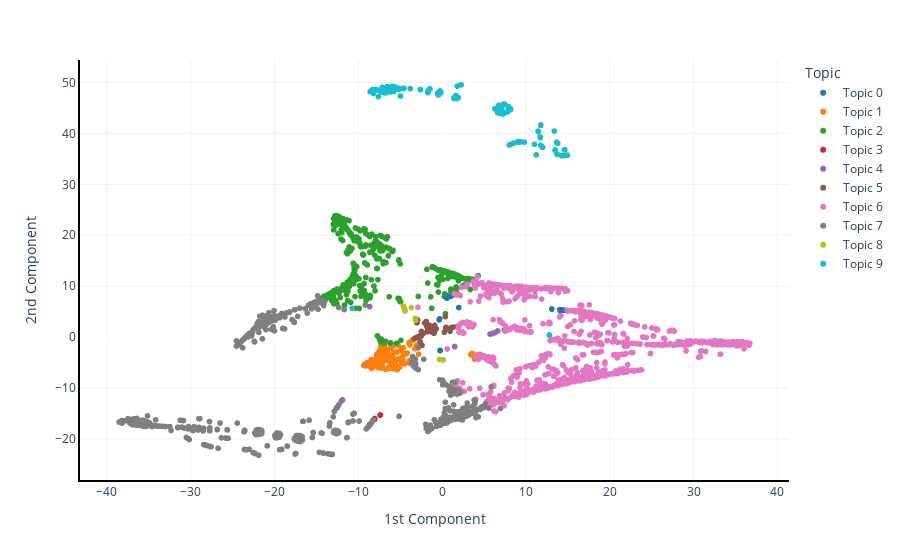

Notebook code for this chart:
### Code cell
tsne_fig = px.scatter(tsne_data, x='1st Component', y='2nd Component',
                     color='Topic', 
                     hover_data=['Date issued','Granule title'],
                     category_orders={'Topic':['Topic '+ str(i) for i in range(topic_doc_proportions.shape[1])]},
                     color_discrete_sequence=px.colors.qualitative.D3,
                     )
tsne_fig.update_layout(plot_bgcolor='rgba(0,0,0,0)')
tsne_fig.update_xaxes(showline=True, linewidth=2, linecolor='black', gridcolor='rgba(242,242,242,242)')#rgba(204,204,204,204)
tsne_fig.update_yaxes(showline=True, linewidth=2, linecolor='black', gridcolor='rgba(242,242,242,242)')
tsne_fig

### Figure 1 — Plotly figure (JSON) as saved in the notebook; plotly's stock layout.template omitted (floating-point values rounded to 4 significant figures; data arrays with more than 128 entries replaced by an {"elided": "..."} marker saying what was removed)
{"data": [{"customdata": [["2023-01-11", "Supporting The Omnibus Appropriations And Consolidated Appropriations Act, 2023"], ["2023-01-10", "Introduction Of Clean Water Srf Parity Act"], ["2023-01-10", "Congratulating Midlands Technical College Students For Winning Gold In National Skills Competition"], ["2022-12-22", "Omnibus"], ["2022-12-21", "Submitted Resolutions"], ["2022-12-21", "Lake Champlain"], ["2022-12-20", "Explanatory Statement Submitted By Mr. Leahy, Chair Of The Senate Committee On Appropriations, Regarding H.R. 2617, Consolidated Appropriations Act, 2023"], ["2022-12-20", "Explanatory Statement Submitted By Mr. Leahy, Chair Of The Senate Committee On Appropriations, Regarding H.R. 2617, Consolidated Appropriations Act, 2023"], ["2022-12-20", "Explanatory Statement Submitted By Mr. Leahy, Chair Of The Senate Committee On Appropriations, Regarding H.R. 2617, Consolidated Appropriations Act, 2023"], ["2022-12-15", "Tribute To Dr. Patrick Breysse"], ["2022-12-15", "Recognition Of The Minority Leader (Executive Session)"], ["2022-12-15", "Recognition Of The Majority Leader (Executive Session)"], ["2022-12-12", "Recognition Of The Majority Leader (Executive Session)"], ["2022-12-12", "Credit Card Skimming Fraud"], ["2022-12-13", "Measures Read The First Time"], ["2022-12-08", "Recognition Of The Minority Leader (Executive Session)"], ["2022-12-08", "Recognition Of The Majority Leader (Executive Session)"], ["2022-12-19", "Statement On Introduced Bills And Joint Resolutions"], ["2022-12-19", "Internal Revenue Service (Executive Session)"], ["2022-12-14", "Measures Placed On The Calendar"], ["2022-12-14", "National Defense Authorization Act"], ["2022-12-01", "Recognition Of The Minority Leader (Executive Session)"], ["2022-12-06", "Arms Sales Notification"], ["2022-12-06", "Recognition Of The Minority Leader (Executive Session)"], ["2022-12-05", "Tribute To Dr. Thomas Zacharia"], ["2022-12-05", "Recognition Of The Majority Leader (Executive Session)"], ["2022-11-30", "Recognition Of The Minority Leader (Executive Session)"]], "hovertemplate": "Topic=Topic 0<br>1st Component=%{x}<br>2nd Component=%{y}<br>Date issued=%{customdata[0]}<br>Granule title=%{customdata[1]}<extra></extra>", "legendgroup": "Topic 0", "marker": {"color": "#1F77B4", "symbol": "circle"}, "mode": "markers", "name": "Topic 0", "showlegend": true, "type": "scattergl", "x": [14.85, 14.1, 14.03, 1.989, 0.2691, 14.23, 13.09, 13.08, 13.08, 14.45, -0.2465, -0.2465, -0.2465, 14.74, 1.025, -0.2465, -0.2465, 1.407, 14.54, 0.5406, -0.3137, -0.2465, -0.3543, -0.2465, 0.5675, -0.2465, -0.2465], "xaxis": "x", "y": [5.294, 5.107, 5.396, 5.804, 8.006, 5.373, 5.514, 5.522, 5.521, 5.28, -2.624, -2.624, -2.624, 5.274, 8.01, -2.624, -2.624, 8.292, 5.313, 8.171, 3.596, -2.624, 3.387, -2.624, 7.632, -2.624, -2.624], "yaxis": "y"}, {"customdata": {"elided": "139x2 str values"}, "hovertemplate": "Topic=Topic 1<br>1st Component=%{x}<br>2nd Component=%{y}<br>Date issued=%{customdata[0]}<br>Granule title=%{customdata[1]}<extra></extra>", "legendgroup": "Topic 1", "marker": {"color": "#FF7F0E", "symbol": "circle"}, "mode": "markers", "name": "Topic 1", "showlegend": true, "type": "scattergl", "x": {"elided": "139 float values"}, "xaxis": "x", "y": {"elided": "139 float values"}, "yaxis": "y"}, {"customdata": {"elided": "428x2 str values"}, "hovertemplate": "Topic=Topic 2<br>1st Component=%{x}<br>2nd Component=%{y}<br>Date issued=%{customdata[0]}<br>Granule title=%{customdata[1]}<extra></extra>", "legendgroup": "Topic 2", "marker": {"color": "#2CA02C", "symbol": "circle"}, "mode": "markers", "name": "Topic 2", "showlegend": true, "type": "scattergl", "x": {"elided": "428 float values"}, "xaxis": "x", "y": {"elided": "428 float values"}, "yaxis": "y"}, {"customdata": [["2023-01-03", "Senate"], ["2023-01-03", "House Of Representatives"], ["2022-12-21", "Text Of Amendments"], ["2022-12-20", "Senate"], ["2022-12-08", "House Of Representatives"], ["2022-12-07", "Executive Reports Of Committees"]], "hovertemplate": "Topic=Topic 3<br>1st Component=%{x}<br>2nd Component=%{y}<br>Date issued=%{customdata[0]}<br>Granule title=%{customdata[1]}<extra></extra>", "legendgroup": "Topic 3", "marker": {"color": "#D62728", "symbol": "circle"}, "mode": "markers", "name": "Topic 3", "showlegend": true, "type": "scattergl", "x": [-7.399, -7.399, -7.365, -8.054, -8.118, -8.048], "xaxis": "x", "y": [-15.3, -15.3, -15.27, -16.16, -16.2, -15.99], "yaxis": "y"}, {"customdata": [["2023-01-10", "Honoring The Life And Service Of Captain Thomas Edwards Davis"], ["2022-12-22", "Confirmations"], ["2022-12-15", "Confirmations"], ["2022-12-08", "Explanatory Material Statement Submitted By Mr. Smith Of Washington, Chair Of The House Committee On Armed Services, On H. Res. 1512, James M. Inhofe National Defense Authorization Act For Fiscal..."], ["2022-12-19", "Tribute To Lieutenant Colonel Jeffrey ``Slander'' Entine"], ["2022-12-14", "Executive Reports Of Committee"], ["2022-08-04", "Message From The House"], ["2022-12-07", "Nominations"], ["2022-12-06", "Tribute To James M. Inhofe (Executive Calendar)"], ["2022-12-06", "National Defense Authorization Act (Executive Session)"], ["2022-12-05", "Introductory Statement On S. 5185"], ["2022-12-05", "Statements On Introduced Bills And Joint Resolutions"], ["2022-12-05", "Tribute To Senior Master Sergeant Ryan E. Byrne"], ["2022-11-30", "Confirmations"], ["2022-11-17", "Confirmation"], ["2022-11-17", "Nominations"]], "hovertemplate": "Topic=Topic 4<br>1st Component=%{x}<br>2nd Component=%{y}<br>Date issued=%{customdata[0]}<br>Granule title=%{customdata[1]}<extra></extra>", "legendgroup": "Topic 4", "marker": {"color": "#9467BD", "symbol": "circle"}, "mode": "markers", "name": "Topic 4", "showlegend": true, "type": "scattergl", "x": [6.623, -12.04, -8.651, 6.023, 7.438, -12.58, -11.88, 1.495, 7.613, 7.417, 5.963, 5.972, 6.329, 5.722, -12.52, 1.501], "xaxis": "x", "y": [1.22, -12.56, 6.008, 0.7427, 1.393, -13.87, -12.3, -1.837, 1.462, 1.398, 0.6826, 0.6881, 0.9016, 0.6138, -13.76, -1.853], "yaxis": "y"}, {"customdata": [["2023-01-17", "Introduction Of The Securities And Exchange Commission Real Estate Leasing Authority Revocation Act"], ["2023-01-13", "Honoring The Service Of Jeremy Catob"], ["2023-01-10", "Recognizing Lieutenant General Steven Roger Rudder, United States Marine Corps (Retired)"], ["2023-01-03", "Morning Business"], ["2022-05-19", "Daily Digest/House Committee Meetings"], ["2022-05-19", "Senate Resolution 646--Expressing The Senate'S Support For Finland And Sweden'S Accession Into The North Atlantic Treaty Organization (Nato) And The Expedited Ratification Of Accession Protocols"], ["2022-12-22", "Text Of Senate Amendment 6627"], ["2022-12-22", "Text Of Senate Amendment 6624"], ["2022-12-22", "Enhancing Transparency On International Agreements And Non-Binding Instruments"], ["2022-12-22", "Recognizing Center For Civilians In Conflict"], ["2022-12-23", "Sami'S Law"], ["2022-12-23", "Recognizing The Career Of Lt. Col. Dan Wagner"], ["2022-12-21", "Recognizing The Vermont National Guard"], ["2022-12-20", "Text Of Senate Amendment 6586"], ["2022-12-20", "Text Of Senate Amendment 6562"], ["2022-12-20", "Text Of Senate Amendment 6557"], ["2022-12-20", "Butterfield Overland National Historic Trail Designation Act"], ["2022-12-20", "Civilian Cyber Security Reserve Act"], ["2022-12-15", "Saving Money And Accelerating Repairs Through Leasing Act"], ["2022-12-15", "Text Of Senate Amendment 6543"], ["2022-12-15", "Text Of Senate Amendment 6531"], ["2022-12-15", "Text Of Senate Amendment 6539"], ["2022-12-15", "Arms Sales Notification"], ["2022-12-15", "Arms Sales Notification"], ["2022-12-12", "Introductory Statement On S. 5233"], ["2022-12-12", "Introductory Statement On S. 5231"], ["2022-12-12", "Statements On Introduced Bills And Joint Resolutions"], ["2022-12-12", "Saline Lake Ecosystems In The Great Basin States Program Act Of 2021"], ["2022-12-13", "Text Of Senate Amendment 6514"], ["2022-12-13", "Senate Resolution 870--Honoring The Life And The Legacy Of Secretary Ash Carter"], ["2022-12-08", "James M. Inhofe National Defense Authorization Act For Fiscal Year 2023"], ["2022-12-08", "Quantum Computing Cybersecurity Preparedness Act"], ["2022-12-08", "Text Of Senate Amendment 6510"], ["2022-12-08", "Text Of Amendments"], ["2022-12-08", "Arms Sales Notification"], ["2022-12-19", "Text Of Senate Amendment 6550"], ["2022-12-19", "Joint Explanatory Statement"], ["2022-12-14", "Text Of Senate Amendment 6524"], ["2022-12-14", "Text Of Senate Amendment 6523"], ["2022-12-14", "Text Of Senate Amendment 6521"], ["2022-12-14", "Introductory Statement On S. 5250"], ["2022-12-14", "Statements On Introduced Bills And Joint Resolutions"], ["2022-12-14", "No Tiktok On Government Devices Act"], ["2022-12-14", "Identifying And Eliminating Wasteful Programs Act"], ["2022-12-14", "Alaska Salmon Research Task Force Act"], ["2022-08-04", "Senate Resolution 747--Expressing The Senate'S Support For Taking Interim Steps To Strengthen The Military Interoperability And Resiliency Of The Militaries Of Finland And Sweden With Respect To..."], ["2022-12-01", "Text Of Senate Amendment 6504"], ["2022-12-01", "Arms Sales Notification"], ["2022-12-01", "Arms Sales Notification"], ["2022-12-01", "Arms Sales Notification"], ["2022-12-01", "International Trafficking Victims Protection Reauthorization Act Of 2022"], ["2022-12-07", "Nomination Of Robert P. Storch (Executive Session)"], ["2022-12-07", "Prayer"], ["2022-12-06", "Senate Resolution 861--Remembering The December 6, 2019, Terrorist Attack At Naval Air Station Pensacola And Commemorating Those Who Lost Their Lives, And Those Who Were Injured, In The Line Of Duty"], ["2022-12-06", "Arms Sales Notification"], ["2022-12-06", "Arms Sales Notification"], ["2022-12-06", "Arms Sales Notification"], ["2022-12-05", "Arms Sales Notification"], ["2022-12-05", "Arms Sales Notification"], ["2022-12-05", "Arms Sales Notification"], ["2022-11-30", "Saline Lake Ecosystems In The Great Basin States Program Act Of 2021"], ["2022-11-17", "Text Of Senate Amendment 6485"], ["2022-11-17", "Providing Research And Estimates Of Changes In Precipitation Act"], ["2022-11-28", "Prayer"]], "hovertemplate": "Topic=Topic 5<br>1st Component=%{x}<br>2nd Component=%{y}<br>Date issued=%{customdata[0]}<br>Granule title=%{customdata[1]}<extra></extra>", "legendgroup": "Topic 5", "marker": {"color": "#8C564B", "symbol": "circle"}, "mode": "markers", "name": "Topic 5", "showlegend": true, "type": "scattergl", "x": [1.104, 0.4315, 0.4759, -1.239, -1.358, 0.3686, -3.002, -2.851, -1.391, 1.851, -2.491, 0.6615, 0.5039, -2.193, -1.896, -2.936, -2.405, -1.742, -0.968, -3.116, -3.308, -1.532, -0.9303, -0.8384, -0.8972, -1.015, -2.845, 0.4417, -3.261, -1.443, -0.9689, -1.508, -1.277, -3.136, -0.9486, -2.467, -0.9165, -2.411, -0.733, -2.091, -2.541, -2.54, -2.619, -2.573, -0.7083, -1.814, -3.007, -0.8833, -1.036, -0.9378, -2.748, 0.9462, 1.824, 0.2562, -1.5, -1.53, -0.9261, -0.8671, -0.955, -0.9337, -1.192, -1.431, -1.728, 1.32], "xaxis": "x", "y": [1.886, 1.755, 1.877, 1.472, 1.577, 4.032, 2.822, 0.1061, 1.231, 2.081, 0.2306, 1.641, 1.862, 0.8038, 3.072, 3.367, -1.598, 1.081, 1.196, -0.09158, -0.2938, 2.349, 1.546, 1.717, 2.313, 1.831, -0.02162, 1.905, -0.273, 2.171, 0.7542, 1.666, 1.032, -0.1367, 1.197, 1.118, 1.731, 0.586, 1.603, 2.757, 0.3749, 0.3684, -0.9146, 0.1904, 1.645, 2.05, 3.149, 1.5, 1.218, 0.9754, 0.01609, 1.165, 2.058, 0.9534, 1.806, 1.825, 1.328, 1.672, 1.339, 1.39, 1.548, 1.122, 1.292, 1.986], "yaxis": "y"}, {"customdata": {"elided": "947x2 str values"}, "hovertemplate": "Topic=Topic 6<br>1st Component=%{x}<br>2nd Component=%{y}<br>Date issued=%{customdata[0]}<br>Granule title=%{customdata[1]}<extra></extra>", "legendgroup": "Topic 6", "marker": {"color": "#E377C2", "symbol": "circle"}, "mode": "markers", "name": "Topic 6", "showlegend": true, "type": "scattergl", "x": {"elided": "947 float values"}, "xaxis": "x", "y": {"elided": "947 float values"}, "yaxis": "y"}, {"customdata": {"elided": "762x2 str values"}, "hovertemplate": "Topic=Topic 7<br>1st Component=%{x}<br>2nd Component=%{y}<br>Date issued=%{customdata[0]}<br>Granule title=%{customdata[1]}<extra></extra>", "legendgroup": "Topic 7", "marker": {"color": "#7F7F7F", "symbol": "circle"}, "mode": "markers", "name": "Topic 7", "showlegend": true, "type": "scattergl", "x": {"elided": "762 float values"}, "xaxis": "x", "y": {"elided": "762 float values"}, "yaxis": "y"}, {"customdata": [["2022-05-19", "Text Of Senate Amendment 5044"], ["2022-05-19", "Text Of Senate Amendment 5043"], ["2022-05-19", "Text Of Amendments"], ["2022-12-23", "Agriculture, Rural Development, Food And Drug Administration, And Related Agencies Appropriations Act, 2023"], ["2022-12-15", "Text Of Senate Amendment 6533"], ["2022-12-12", "Budgetary Effects Of Paygo Legislation"], ["2022-12-19", "Text Of Senate Amendment 6552"], ["2022-12-19", "Text Of Senate Amendment 6551"], ["2022-12-19", "Text Of Amendments"], ["2022-12-01", "Cardiovascular Advances In Research And Opportunities Legacy Act"], ["2022-12-01", "Early Hearing Detection And Intervention Act Of 2022"], ["2022-11-29", "Budgetary Effects Of Paygo Legislation"], ["2022-11-29", "Commitment To Veteran Support And Outreach Act"]], "hovertemplate": "Topic=Topic 8<br>1st Component=%{x}<br>2nd Component=%{y}<br>Date issued=%{customdata[0]}<br>Granule title=%{customdata[1]}<extra></extra>", "legendgroup": "Topic 8", "marker": {"color": "#BCBD22", "symbol": "circle"}, "mode": "markers", "name": "Topic 8", "showlegend": true, "type": "scattergl", "x": [-4.47, -4.521, -4.617, -4.428, -3.2, 0.1199, -4.428, -4.559, -4.427, -3.16, -0.3179, 0.1201, -3.687], "xaxis": "x", "y": [5.451, 5.695, 6.086, 5.153, 3.706, -4.476, 5.147, 5.871, 5.153, 3.305, -4.376, -4.44, 5.801], "yaxis": "y"}, {"customdata": {"elided": "362x2 str values"}, "hovertemplate": "Topic=Topic 9<br>1st Component=%{x}<br>2nd Component=%{y}<br>Date issued=%{customdata[0]}<br>Granule title=%{customdata[1]}<extra></extra>", "legendgroup": "Topic 9", "marker": {"color": "#17BECF", "symbol": "circle"}, "mode": "markers", "name": "Topic 9", "showlegend": true, "type": "scattergl", "x": {"elided": "362 float values"}, "xaxis": "x", "y": {"elided": "362 float values"}, "yaxis": "y"}], "layout": {"legend": {"title": {"text": "Topic"}, "tracegroupgap": 0}, "margin": {"t": 60}, "plot_bgcolor": "rgba(0,0,0,0)", "xaxis": {"anchor": "y", "domain": [0, 1], "gridcolor": "rgba(242,242,242,242)", "linecolor": "black", "linewidth": 2, "showline": true, "title": {"text": "1st Component"}}, "yaxis": {"anchor": "x", "domain": [0, 1], "gridcolor": "rgba(242,242,242,242)", "linecolor": "black", "linewidth": 2, "showline": true, "title": {"text": "2nd Component"}}}}
